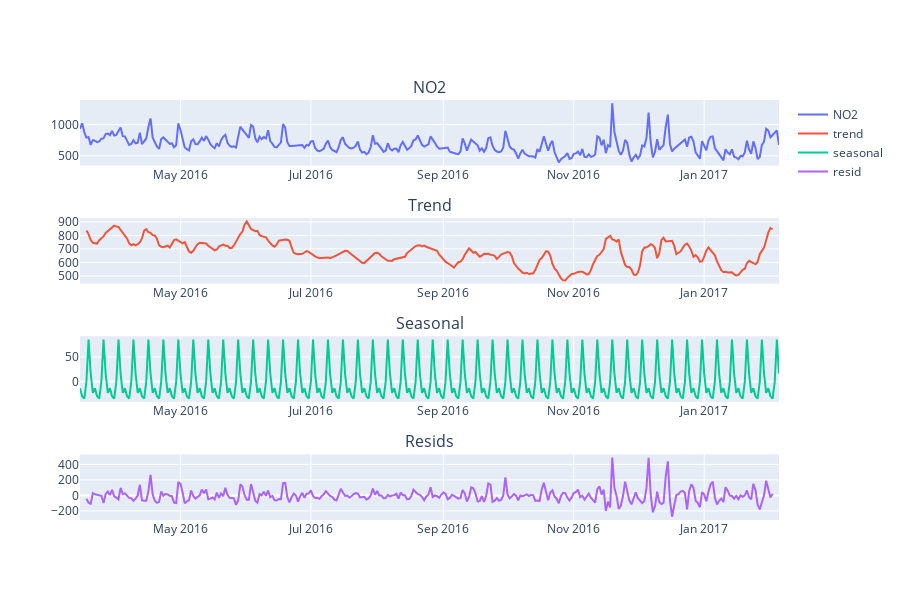

Here is the notebook cell this chart was saved with:
### Code cell
fig, no2_decom = plot_seasonal_decompose(df_polate['NO2'])
fig.show()

# Decomposition shows nocclear trend and very strong weekly seasonality
# resids show no strong trend or seasonality

### Figure 1 — Plotly figure (JSON) as saved in the notebook; plotly's stock layout.template omitted (floating-point values rounded to 4 significant figures; data arrays with more than 128 entries replaced by an {"elided": "..."} marker saying what was removed)
{"data": [{"name": "NO2", "type": "scatter", "x": {"elided": "328 str values"}, "xaxis": "x", "y": {"elided": "328 float values"}, "yaxis": "y"}, {"name": "trend", "type": "scatter", "x": {"elided": "328 str values"}, "xaxis": "x2", "y": {"elided": "328 float values"}, "yaxis": "y2"}, {"name": "seasonal", "type": "scatter", "x": {"elided": "328 str values"}, "xaxis": "x3", "y": {"elided": "328 float values"}, "yaxis": "y3"}, {"name": "resid", "type": "scatter", "x": {"elided": "328 str values"}, "xaxis": "x4", "y": {"elided": "328 float values"}, "yaxis": "y4"}], "layout": {"annotations": [{"font": {"size": 16}, "showarrow": false, "text": "NO2", "x": 0.5, "xanchor": "center", "xref": "paper", "y": 1, "yanchor": "bottom", "yref": "paper"}, {"font": {"size": 16}, "showarrow": false, "text": "Trend", "x": 0.5, "xanchor": "center", "xref": "paper", "y": 0.7188, "yanchor": "bottom", "yref": "paper"}, {"font": {"size": 16}, "showarrow": false, "text": "Seasonal", "x": 0.5, "xanchor": "center", "xref": "paper", "y": 0.4375, "yanchor": "bottom", "yref": "paper"}, {"font": {"size": 16}, "showarrow": false, "text": "Resids", "x": 0.5, "xanchor": "center", "xref": "paper", "y": 0.1562, "yanchor": "bottom", "yref": "paper"}], "height": 600, "xaxis": {"anchor": "y", "domain": [0, 1]}, "xaxis2": {"anchor": "y2", "domain": [0, 1]}, "xaxis3": {"anchor": "y3", "domain": [0, 1]}, "xaxis4": {"anchor": "y4", "domain": [0, 1]}, "yaxis": {"anchor": "x", "domain": [0.8438, 1]}, "yaxis2": {"anchor": "x2", "domain": [0.5625, 0.7188]}, "yaxis3": {"anchor": "x3", "domain": [0.2812, 0.4375]}, "yaxis4": {"anchor": "x4", "domain": [0, 0.1562]}}}
